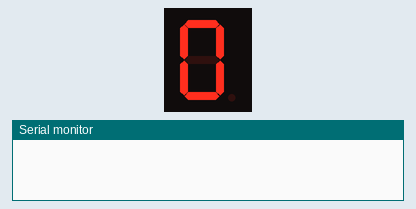
Simulated run of this sketch. Board: Arduino Uno, built with avr-gcc and run on an emulated ATmega328P. On the bench: 1-digit seven-segment display, the last lines printed to the serial monitor. Wiring (inferred from the names in the program): 1-digit 7-segment display, segments lit when LOW: segments pin 2, pin 3, pin 4, pin 5, pin 6, pin 7, pin 8, pin 9. The segment pins are drawn as the display they are named for.

Above: at 0.1 s.
At 1.1 s:
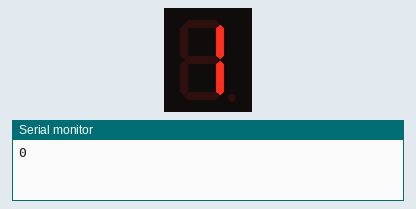
At 2.1 s:
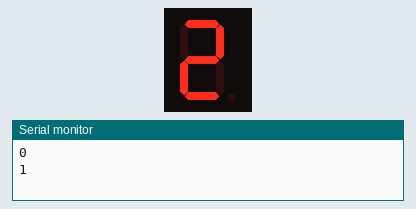
At 4.1 s:
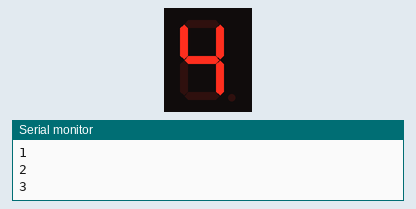
At 6.1 s:
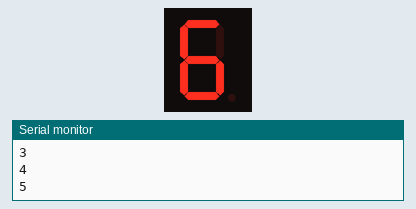
At 9.1 s:
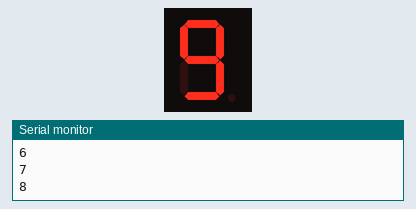

The sketch:

sketch_oct10a.ino
```cpp
int segmentPins[] = {2, 3, 4, 5, 6, 7, 8, 9};
byte digits[10][8] = {
  //  a  b  c  d  e  f  g  .
  { 1, 1, 1, 1, 1, 1, 0, 0},  // 0
  { 0, 1, 1, 0, 0, 0, 0, 0},  // 1
  { 1, 1, 0, 1, 1, 0, 1, 0},  // 2
  { 1, 1, 1, 1, 0, 0, 1, 0},  // 3
  { 0, 1, 1, 0, 0, 1, 1, 0},  // 4
  { 1, 0, 1, 1, 0, 1, 1, 0},  // 5
  { 1, 0, 1, 1, 1, 1, 1, 0},  // 6
  { 1, 1, 1, 0, 0, 0, 0, 0},  // 7
  { 1, 1, 1, 1, 1, 1, 1, 0},  // 8
  { 1, 1, 1, 1, 0, 1, 1, 0}  // 9
  };

void setup() {
  // put your setup code here, to run once:
  for (int i=0; i < 8; i++) {
    pinMode(segmentPins[i], OUTPUT);
  }
  Serial.begin(9600);

}

void loop() {
  // put your main code here, to run repeatedly:
  for (int a=0; a<10; a++)
  { setSegments(a); delay(1000);Serial.println(a);
    }

}

void setSegments(int n) {
  for (int i=0; i < 8; i++) {
  digitalWrite(segmentPins[i], !digits[n][i]); } //kalau menggunakan common anoda gunakan ! (not)
  }
```

Measured:
- by itself, everything shown: repeats every 10.0 s, in 10 steps
- what the display in image 1 shows lasts 1.0 s, from 1.0 s to 2.0 s
